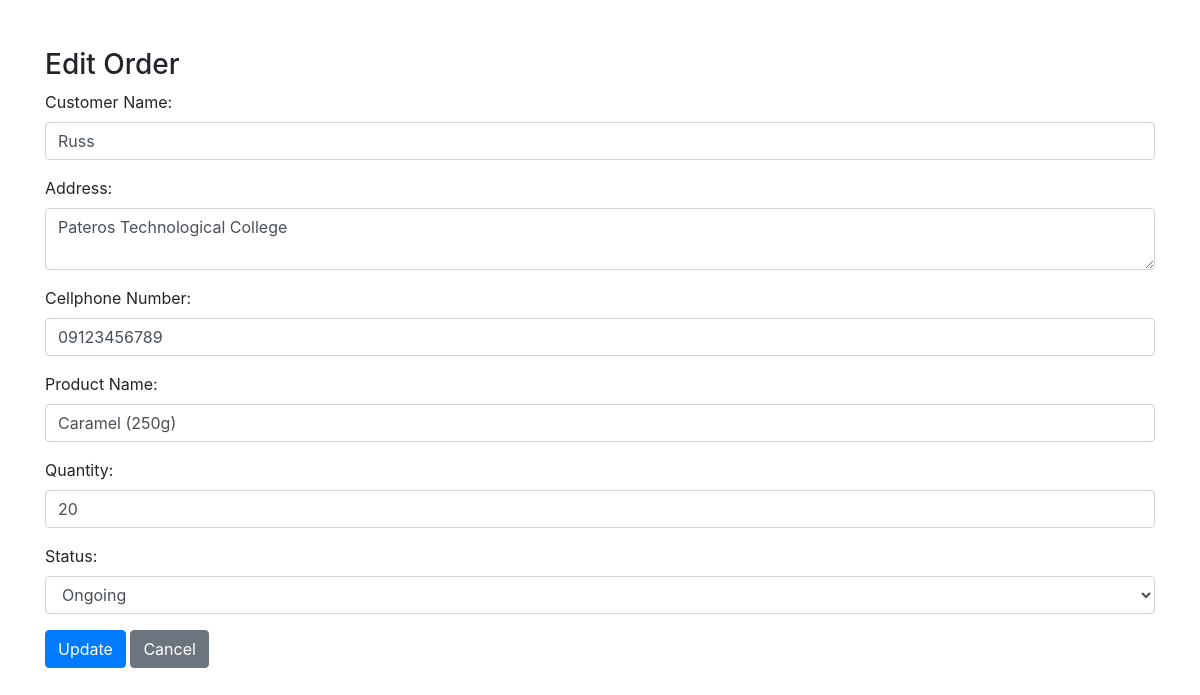
/editorder.php?edit_id=17, run on the app's committed database.
### tables this page shows
CREATE TABLE `orders` (
  `id` int(11) NOT NULL,
  `customer_name` varchar(255) NOT NULL,
  `address` varchar(500) NOT NULL,
  `cellphone_number` varchar(20) NOT NULL,
  `product_name` varchar(255) NOT NULL,
  `quantity` int(11) NOT NULL,
  `total_price` decimal(10,2) NOT NULL,
  `status` varchar(20) NOT NULL
);

### editorder.php (the view, shortened to what this page needs)
<?php
include("connect.php");
if (isset($_GET['edit_id'])) {
    $editId = $_GET['edit_id'];
    $selectQuery = "SELECT * FROM orders WHERE id = $editId";
    $selectResult = mysqli_query($conn, $selectQuery);
    if ($selectResult && mysqli_num_rows($selectResult) > 0) {
        $orderDetails = mysqli_fetch_assoc($selectResult);
    } else {
        header("Location: orders.php");
        exit();
    }
} else {
    header("Location: orders.php");
    exit();
}
?>
<!DOCTYPE html>
<html lang="en">
<head>
    <link rel="stylesheet" href="https://maxcdn.bootstrapcdn.com/bootstrap/4.5.2/css/bootstrap.min.css">
</head>
<body>
    <div class="container mt-5">
        <h3>Edit Order</h3>
        <form method="post" action="<?php echo htmlspecialchars($_SERVER["PHP_SELF"] . "?edit_id=$editId"); ?>">
            <div class="form-group">
                <label for="customer_name">Customer Name:</label>
                <input type="text" class="form-control" id="customer_name" name="customer_name" value="<?php echo $orderDetails['customer_name']; ?>" required>
            </div>
            <div class="form-group">
                <label for="address">Address:</label>
                <textarea class="form-control" id="address" name="address" required><?php echo $orderDetails['address']; ?></textarea>
            </div>
            <div class="form-group">
                <label for="cellphone_number">Cellphone Number:</label>
                <input type="text" class="form-control" id="cellphone_number" name="cellphone_number" value="<?php echo $orderDetails['cellphone_number']; ?>" required>
            </div>
            <div class="form-group">
                <label for="product_name">Product Name:</label>
                <input type="text" class="form-control" id="product_name" name="product_name" value="<?php echo $orderDetails['product_name']; ?>" required>
            </div>
            <div class="form-group">
                <label for="quantity">Quantity:</label>
                <input type="number" class="form-control" id="quantity" name="quantity" value="<?php echo $orderDetails['quantity']; ?>" required>
            </div>
            <div class="form-group">
                <label for="status">Status:</label>
                <select class="form-control" id="status" name="status" required>
                    <option value="Ongoing" <?php echo ($orderDetails['status'] == 'Ongoing') ? 'selected' : ''; ?>>Ongoing</option>
                </select>
            </div>
            <button type="submit" class="btn btn-primary">Update</button>
            <a href="orders.php" class="btn btn-secondary">Cancel</a>
        </form>
    </div>
</body>
</html>

### data on the page
orders: customer_name "Russ", address "Pateros Technological College", cellphone_number "09123456789", product_name "Caramel (250g)", quantity "20", status "Ongoing"
